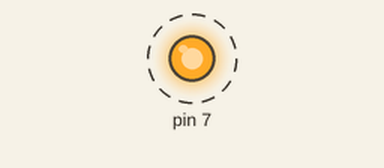
Simulated run of this program. Board: Raspberry Pi (header pin numbers). On the bench: output pins drawn as LEDs (lit = HIGH). Dashed ring = blinking.

Above: at 0.5 s.
Timing chart, 0 to 4.6 s (numbered marks = the images above):
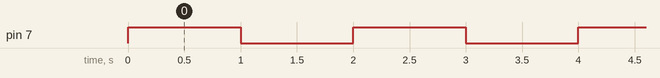

The program:

pi_blink.py
```python
#Code switches on and off LED on RaspberryPi using GPIO pins
#LED connected to GPIO 4 on the PI - pin number 7
#Check http://elinux.org/RPi_Low-level_peripherals for pin mapping

import RPi.GPIO as GPIO
import time

GPIO.setmode(GPIO.BOARD)
GPIO.setup(7, GPIO.OUT)

while 1:
        GPIO.output(7, True)
        time.sleep(1)
        GPIO.output(7, False)
        time.sleep(1)
```

Measured:
- by itself, pin 7: alternates HIGH for 1.0 s and LOW for 1.0 s
